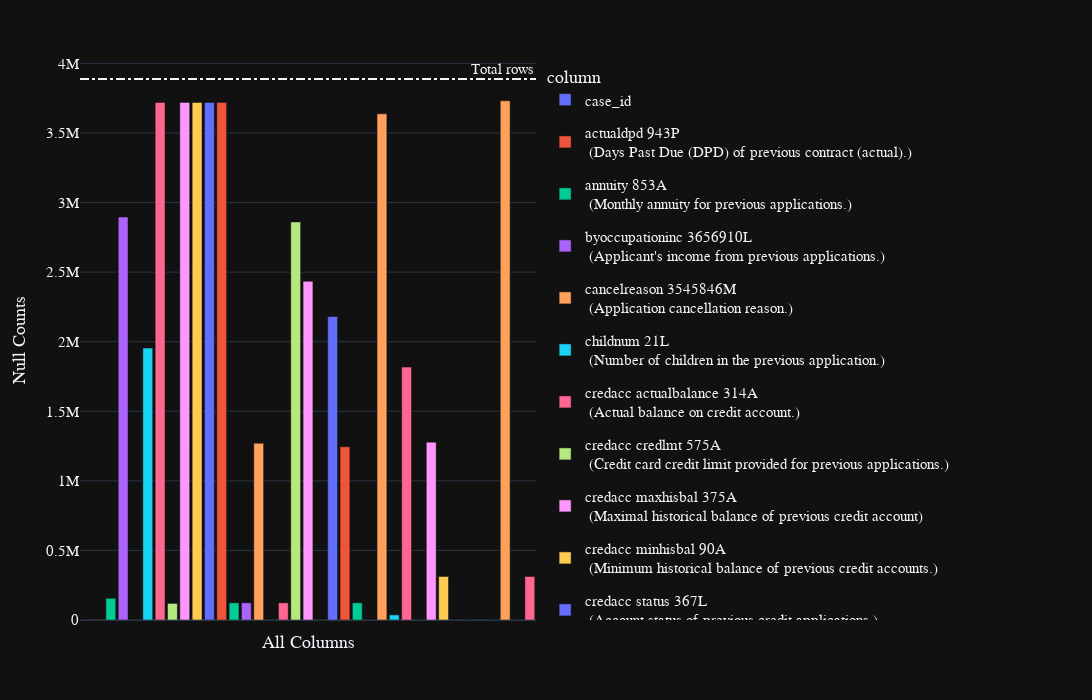

This figure's notebook cell:
### Code cell
display(train_applprev_1.fetch().head())
train_applprev_1.pipe(plot_nulls)
print(gc.collect())

### Figure 1 — Plotly figure (JSON) as saved in the notebook; plotly's stock layout.template omitted (floating-point values rounded to 4 significant figures)
{"data": [{"alignmentgroup": "True", "customdata": [[0]], "hovertemplate": "<b>%{hovertext}</b><br><br>column=%{x}<br>null_counts=%{y}<br>percent=%{customdata[0]}<extra></extra>", "hovertext": ["case_id"], "legendgroup": "case_id", "marker": {"color": "#636efa", "pattern": {"shape": ""}}, "name": "case_id", "offsetgroup": "case_id", "orientation": "v", "showlegend": true, "textposition": "auto", "type": "bar", "x": ["case_id"], "xaxis": "x", "y": [0], "yaxis": "y"}, {"alignmentgroup": "True", "customdata": [[0]], "hovertemplate": "<b>%{hovertext}</b><br><br>column=%{x}<br>null_counts=%{y}<br>percent=%{customdata[0]}<extra></extra>", "hovertext": ["actualdpd 943P <br> (Days Past Due (DPD) of previous contract (actual).)"], "legendgroup": "actualdpd 943P <br> (Days Past Due (DPD) of previous contract (actual).)", "marker": {"color": "#EF553B", "pattern": {"shape": ""}}, "name": "actualdpd 943P <br> (Days Past Due (DPD) of previous contract (actual).)", "offsetgroup": "actualdpd 943P <br> (Days Past Due (DPD) of previous contract (actual).)", "orientation": "v", "showlegend": true, "textposition": "auto", "type": "bar", "x": ["actualdpd 943P <br> (Days Past Due (DPD) of previous contract (actual).)"], "xaxis": "x", "y": [2234], "yaxis": "y"}, {"alignmentgroup": "True", "customdata": [[0.04]], "hovertemplate": "<b>%{hovertext}</b><br><br>column=%{x}<br>null_counts=%{y}<br>percent=%{customdata[0]}<extra></extra>", "hovertext": ["annuity 853A <br> (Monthly annuity for previous applications.)"], "legendgroup": "annuity 853A <br> (Monthly annuity for previous applications.)", "marker": {"color": "#00cc96", "pattern": {"shape": ""}}, "name": "annuity 853A <br> (Monthly annuity for previous applications.)", "offsetgroup": "annuity 853A <br> (Monthly annuity for previous applications.)", "orientation": "v", "showlegend": true, "textposition": "auto", "type": "bar", "x": ["annuity 853A <br> (Monthly annuity for previous applications.)"], "xaxis": "x", "y": [155851], "yaxis": "y"}, {"alignmentgroup": "True", "customdata": [[0.74]], "hovertemplate": "<b>%{hovertext}</b><br><br>column=%{x}<br>null_counts=%{y}<br>percent=%{customdata[0]}<extra></extra>", "hovertext": ["byoccupationinc 3656910L <br> (Applicant's income from previous applications.)"], "legendgroup": "byoccupationinc 3656910L <br> (Applicant's income from previous applications.)", "marker": {"color": "#ab63fa", "pattern": {"shape": ""}}, "name": "byoccupationinc 3656910L <br> (Applicant's income from previous applications.)", "offsetgroup": "byoccupationinc 3656910L <br> (Applicant's income from previous applications.)", "orientation": "v", "showlegend": true, "textposition": "auto", "type": "bar", "x": ["byoccupationinc 3656910L <br> (Applicant's income from previous applications.)"], "xaxis": "x", "y": [2896024], "yaxis": "y"}, {"alignmentgroup": "True", "customdata": [[0]], "hovertemplate": "<b>%{hovertext}</b><br><br>column=%{x}<br>null_counts=%{y}<br>percent=%{customdata[0]}<extra></extra>", "hovertext": ["cancelreason 3545846M <br> (Application cancellation reason.)"], "legendgroup": "cancelreason 3545846M <br> (Application cancellation reason.)", "marker": {"color": "#FFA15A", "pattern": {"shape": ""}}, "name": "cancelreason 3545846M <br> (Application cancellation reason.)", "offsetgroup": "cancelreason 3545846M <br> (Application cancellation reason.)", "orientation": "v", "showlegend": true, "textposition": "auto", "type": "bar", "x": ["cancelreason 3545846M <br> (Application cancellation reason.)"], "xaxis": "x", "y": [0], "yaxis": "y"}, {"alignmentgroup": "True", "customdata": [[0.5]], "hovertemplate": "<b>%{hovertext}</b><br><br>column=%{x}<br>null_counts=%{y}<br>percent=%{customdata[0]}<extra></extra>", "hovertext": ["childnum 21L <br> (Number of children in the previous application.)"], "legendgroup": "childnum 21L <br> (Number of children in the previous application.)", "marker": {"color": "#19d3f3", "pattern": {"shape": ""}}, "name": "childnum 21L <br> (Number of children in the previous application.)", "offsetgroup": "childnum 21L <br> (Number of children in the previous application.)", "orientation": "v", "showlegend": true, "textposition": "auto", "type": "bar", "x": ["childnum 21L <br> (Number of children in the previous application.)"], "xaxis": "x", "y": [1953893], "yaxis": "y"}, {"alignmentgroup": "True", "customdata": [[0.96]], "hovertemplate": "<b>%{hovertext}</b><br><br>column=%{x}<br>null_counts=%{y}<br>percent=%{customdata[0]}<extra></extra>", "hovertext": ["credacc actualbalance 314A <br> (Actual balance on credit account.)"], "legendgroup": "credacc actualbalance 314A <br> (Actual balance on credit account.)", "marker": {"color": "#FF6692", "pattern": {"shape": ""}}, "name": "credacc actualbalance 314A <br> (Actual balance on credit account.)", "offsetgroup": "credacc actualbalance 314A <br> (Actual balance on credit account.)", "orientation": "v", "showlegend": true, "textposition": "auto", "type": "bar", "x": ["credacc actualbalance 314A <br> (Actual balance on credit account.)"], "xaxis": "x", "y": [3719506], "yaxis": "y"}, {"alignmentgroup": "True", "customdata": [[0.03]], "hovertemplate": "<b>%{hovertext}</b><br><br>column=%{x}<br>null_counts=%{y}<br>percent=%{customdata[0]}<extra></extra>", "hovertext": ["credacc credlmt 575A <br> (Credit card credit limit provided for previous applications.)"], "legendgroup": "credacc credlmt 575A <br> (Credit card credit limit provided for previous applications.)", "marker": {"color": "#B6E880", "pattern": {"shape": ""}}, "name": "credacc credlmt 575A <br> (Credit card credit limit provided for previous applications.)", "offsetgroup": "credacc credlmt 575A <br> (Credit card credit limit provided for previous applications.)", "orientation": "v", "showlegend": true, "textposition": "auto", "type": "bar", "x": ["credacc credlmt 575A <br> (Credit card credit limit provided for previous applications.)"], "xaxis": "x", "y": [119070], "yaxis": "y"}, {"alignmentgroup": "True", "customdata": [[0.96]], "hovertemplate": "<b>%{hovertext}</b><br><br>column=%{x}<br>null_counts=%{y}<br>percent=%{customdata[0]}<extra></extra>", "hovertext": ["credacc maxhisbal 375A <br> (Maximal historical balance of previous credit account)"], "legendgroup": "credacc maxhisbal 375A <br> (Maximal historical balance of previous credit account)", "marker": {"color": "#FF97FF", "pattern": {"shape": ""}}, "name": "credacc maxhisbal 375A <br> (Maximal historical balance of previous credit account)", "offsetgroup": "credacc maxhisbal 375A <br> (Maximal historical balance of previous credit account)", "orientation": "v", "showlegend": true, "textposition": "auto", "type": "bar", "x": ["credacc maxhisbal 375A <br> (Maximal historical balance of previous credit account)"], "xaxis": "x", "y": [3719506], "yaxis": "y"}, {"alignmentgroup": "True", "customdata": [[0.96]], "hovertemplate": "<b>%{hovertext}</b><br><br>column=%{x}<br>null_counts=%{y}<br>percent=%{customdata[0]}<extra></extra>", "hovertext": ["credacc minhisbal 90A <br> (Minimum historical balance of previous credit accounts.)"], "legendgroup": "credacc minhisbal 90A <br> (Minimum historical balance of previous credit accounts.)", "marker": {"color": "#FECB52", "pattern": {"shape": ""}}, "name": "credacc minhisbal 90A <br> (Minimum historical balance of previous credit accounts.)", "offsetgroup": "credacc minhisbal 90A <br> (Minimum historical balance of previous credit accounts.)", "orientation": "v", "showlegend": true, "textposition": "auto", "type": "bar", "x": ["credacc minhisbal 90A <br> (Minimum historical balance of previous credit accounts.)"], "xaxis": "x", "y": [3719506], "yaxis": "y"}, {"alignmentgroup": "True", "customdata": [[0.96]], "hovertemplate": "<b>%{hovertext}</b><br><br>column=%{x}<br>null_counts=%{y}<br>percent=%{customdata[0]}<extra></extra>", "hovertext": ["credacc status 367L <br> (Account status of previous credit applications.)"], "legendgroup": "credacc status 367L <br> (Account status of previous credit applications.)", "marker": {"color": "#636efa", "pattern": {"shape": ""}}, "name": "credacc status 367L <br> (Account status of previous credit applications.)", "offsetgroup": "credacc status 367L <br> (Account status of previous credit applications.)", "orientation": "v", "showlegend": true, "textposition": "auto", "type": "bar", "x": ["credacc status 367L <br> (Account status of previous credit applications.)"], "xaxis": "x", "y": [3719506], "yaxis": "y"}, {"alignmentgroup": "True", "customdata": [[0.96]], "hovertemplate": "<b>%{hovertext}</b><br><br>column=%{x}<br>null_counts=%{y}<br>percent=%{customdata[0]}<extra></extra>", "hovertext": ["credacc transactions 402L <br> (Number of transactions made with the previous credit account of the applicant.)"], "legendgroup": "credacc transactions 402L <br> (Number of transactions made with the previous credit account of the applicant.)", "marker": {"color": "#EF553B", "pattern": {"shape": ""}}, "name": "credacc transactions 402L <br> (Number of transactions made with the previous credit account of the applicant.)", "offsetgroup": "credacc transactions 402L <br> (Number of transactions made with the previous credit account of the applicant.)", "orientation": "v", "showlegend": true, "textposition": "auto", "type": "bar", "x": ["credacc transactions 402L <br> (Number of transactions made with the previous credit account of the applicant.)"], "xaxis": "x", "y": [3719506], "yaxis": "y"}, {"alignmentgroup": "True", "customdata": [[0.03]], "hovertemplate": "<b>%{hovertext}</b><br><br>column=%{x}<br>null_counts=%{y}<br>percent=%{customdata[0]}<extra></extra>", "hovertext": ["credamount 590A <br> (Loan amount or card limit of previous applications.)"], "legendgroup": "credamount 590A <br> (Loan amount or card limit of previous applications.)", "marker": {"color": "#00cc96", "pattern": {"shape": ""}}, "name": "credamount 590A <br> (Loan amount or card limit of previous applications.)", "offsetgroup": "credamount 590A <br> (Loan amount or card limit of previous applications.)", "orientation": "v", "showlegend": true, "textposition": "auto", "type": "bar", "x": ["credamount 590A <br> (Loan amount or card limit of previous applications.)"], "xaxis": "x", "y": [123329], "yaxis": "y"}, {"alignmentgroup": "True", "customdata": [[0.03]], "hovertemplate": "<b>%{hovertext}</b><br><br>column=%{x}<br>null_counts=%{y}<br>percent=%{customdata[0]}<extra></extra>", "hovertext": ["credtype 587L <br> (Credit type of previous application.)"], "legendgroup": "credtype 587L <br> (Credit type of previous application.)", "marker": {"color": "#ab63fa", "pattern": {"shape": ""}}, "name": "credtype 587L <br> (Credit type of previous application.)", "offsetgroup": "credtype 587L <br> (Credit type of previous application.)", "orientation": "v", "showlegend": true, "textposition": "auto", "type": "bar", "x": ["credtype 587L <br> (Credit type of previous application.)"], "xaxis": "x", "y": [123329], "yaxis": "y"}, {"alignmentgroup": "True", "customdata": [[0.33]], "hovertemplate": "<b>%{hovertext}</b><br><br>column=%{x}<br>null_counts=%{y}<br>percent=%{customdata[0]}<extra></extra>", "hovertext": ["currdebt 94A <br> (Previous application's current debt.)"], "legendgroup": "currdebt 94A <br> (Previous application's current debt.)", "marker": {"color": "#FFA15A", "pattern": {"shape": ""}}, "name": "currdebt 94A <br> (Previous application's current debt.)", "offsetgroup": "currdebt 94A <br> (Previous application's current debt.)", "orientation": "v", "showlegend": true, "textposition": "auto", "type": "bar", "x": ["currdebt 94A <br> (Previous application's current debt.)"], "xaxis": "x", "y": [1270377], "yaxis": "y"}, {"alignmentgroup": "True", "customdata": [[0]], "hovertemplate": "<b>%{hovertext}</b><br><br>column=%{x}<br>null_counts=%{y}<br>percent=%{customdata[0]}<extra></extra>", "hovertext": ["district 544M <br> (District of the address used in the previous loan application.)"], "legendgroup": "district 544M <br> (District of the address used in the previous loan application.)", "marker": {"color": "#19d3f3", "pattern": {"shape": ""}}, "name": "district 544M <br> (District of the address used in the previous loan application.)", "offsetgroup": "district 544M <br> (District of the address used in the previous loan application.)", "orientation": "v", "showlegend": true, "textposition": "auto", "type": "bar", "x": ["district 544M <br> (District of the address used in the previous loan application.)"], "xaxis": "x", "y": [0], "yaxis": "y"}, {"alignmentgroup": "True", "customdata": [[0.03]], "hovertemplate": "<b>%{hovertext}</b><br><br>column=%{x}<br>null_counts=%{y}<br>percent=%{customdata[0]}<extra></extra>", "hovertext": ["downpmt 134A <br> (Previous application downpayment amount.)"], "legendgroup": "downpmt 134A <br> (Previous application downpayment amount.)", "marker": {"color": "#FF6692", "pattern": {"shape": ""}}, "name": "downpmt 134A <br> (Previous application downpayment amount.)", "offsetgroup": "downpmt 134A <br> (Previous application downpayment amount.)", "orientation": "v", "showlegend": true, "textposition": "auto", "type": "bar", "x": ["downpmt 134A <br> (Previous application downpayment amount.)"], "xaxis": "x", "y": [123329], "yaxis": "y"}, {"alignmentgroup": "True", "customdata": [[0.74]], "hovertemplate": "<b>%{hovertext}</b><br><br>column=%{x}<br>null_counts=%{y}<br>percent=%{customdata[0]}<extra></extra>", "hovertext": ["dtlastpmt 581D <br> (Date of last payment made by the applicant.)"], "legendgroup": "dtlastpmt 581D <br> (Date of last payment made by the applicant.)", "marker": {"color": "#B6E880", "pattern": {"shape": ""}}, "name": "dtlastpmt 581D <br> (Date of last payment made by the applicant.)", "offsetgroup": "dtlastpmt 581D <br> (Date of last payment made by the applicant.)", "orientation": "v", "showlegend": true, "textposition": "auto", "type": "bar", "x": ["dtlastpmt 581D <br> (Date of last payment made by the applicant.)"], "xaxis": "x", "y": [2860375], "yaxis": "y"}, {"alignmentgroup": "True", "customdata": [[0.63]], "hovertemplate": "<b>%{hovertext}</b><br><br>column=%{x}<br>null_counts=%{y}<br>percent=%{customdata[0]}<extra></extra>", "hovertext": ["dtlastpmtallstes 3545839D <br> (Date of the applicant's last payment.)"], "legendgroup": "dtlastpmtallstes 3545839D <br> (Date of the applicant's last payment.)", "marker": {"color": "#FF97FF", "pattern": {"shape": ""}}, "name": "dtlastpmtallstes 3545839D <br> (Date of the applicant's last payment.)", "offsetgroup": "dtlastpmtallstes 3545839D <br> (Date of the applicant's last payment.)", "orientation": "v", "showlegend": true, "textposition": "auto", "type": "bar", "x": ["dtlastpmtallstes 3545839D <br> (Date of the applicant's last payment.)"], "xaxis": "x", "y": [2434155], "yaxis": "y"}, {"alignmentgroup": "True", "customdata": [[0]], "hovertemplate": "<b>%{hovertext}</b><br><br>column=%{x}<br>null_counts=%{y}<br>percent=%{customdata[0]}<extra></extra>", "hovertext": ["education 1138M <br> (Applicant's education level from their previous application.)"], "legendgroup": "education 1138M <br> (Applicant's education level from their previous application.)", "marker": {"color": "#FECB52", "pattern": {"shape": ""}}, "name": "education 1138M <br> (Applicant's education level from their previous application.)", "offsetgroup": "education 1138M <br> (Applicant's education level from their previous application.)", "orientation": "v", "showlegend": true, "textposition": "auto", "type": "bar", "x": ["education 1138M <br> (Applicant's education level from their previous application.)"], "xaxis": "x", "y": [0], "yaxis": "y"}, {"alignmentgroup": "True", "customdata": [[0.56]], "hovertemplate": "<b>%{hovertext}</b><br><br>column=%{x}<br>null_counts=%{y}<br>percent=%{customdata[0]}<extra></extra>", "hovertext": ["employedfrom 700D <br> (Employment start date from the previous application.)"], "legendgroup": "employedfrom 700D <br> (Employment start date from the previous application.)", "marker": {"color": "#636efa", "pattern": {"shape": ""}}, "name": "employedfrom 700D <br> (Employment start date from the previous application.)", "offsetgroup": "employedfrom 700D <br> (Employment start date from the previous application.)", "orientation": "v", "showlegend": true, "textposition": "auto", "type": "bar", "x": ["employedfrom 700D <br> (Employment start date from the previous application.)"], "xaxis": "x", "y": [2180869], "yaxis": "y"}, {"alignmentgroup": "True", "customdata": [[0.32]], "hovertemplate": "<b>%{hovertext}</b><br><br>column=%{x}<br>null_counts=%{y}<br>percent=%{customdata[0]}<extra></extra>", "hovertext": ["familystate 726L <br> (Family State in previous application of applicant.)"], "legendgroup": "familystate 726L <br> (Family State in previous application of applicant.)", "marker": {"color": "#EF553B", "pattern": {"shape": ""}}, "name": "familystate 726L <br> (Family State in previous application of applicant.)", "offsetgroup": "familystate 726L <br> (Family State in previous application of applicant.)", "orientation": "v", "showlegend": true, "textposition": "auto", "type": "bar", "x": ["familystate 726L <br> (Family State in previous application of applicant.)"], "xaxis": "x", "y": [1245201], "yaxis": "y"}, {"alignmentgroup": "True", "customdata": [[0.03]], "hovertemplate": "<b>%{hovertext}</b><br><br>column=%{x}<br>null_counts=%{y}<br>percent=%{customdata[0]}<extra></extra>", "hovertext": ["inittransactioncode 279L <br> (Type of the initial transaction made in the previous application of the client.)"], "legendgroup": "inittransactioncode 279L <br> (Type of the initial transaction made in the previous application of the client.)", "marker": {"color": "#00cc96", "pattern": {"shape": ""}}, "name": "inittransactioncode 279L <br> (Type of the initial transaction made in the previous application of the client.)", "offsetgroup": "inittransactioncode 279L <br> (Type of the initial transaction made in the previous application of the client.)", "orientation": "v", "showlegend": true, "textposition": "auto", "type": "bar", "x": ["inittransactioncode 279L <br> (Type of the initial transaction made in the previous application of the client.)"], "xaxis": "x", "y": [123329], "yaxis": "y"}, {"alignmentgroup": "True", "customdata": [[0]], "hovertemplate": "<b>%{hovertext}</b><br><br>column=%{x}<br>null_counts=%{y}<br>percent=%{customdata[0]}<extra></extra>", "hovertext": ["isbidproduct 390L <br> (Flag for determining if the product is a cross-sell in previous applications.)"], "legendgroup": "isbidproduct 390L <br> (Flag for determining if the product is a cross-sell in previous applications.)", "marker": {"color": "#ab63fa", "pattern": {"shape": ""}}, "name": "isbidproduct 390L <br> (Flag for determining if the product is a cross-sell in previous applications.)", "offsetgroup": "isbidproduct 390L <br> (Flag for determining if the product is a cross-sell in previous applications.)", "orientation": "v", "showlegend": true, "textposition": "auto", "type": "bar", "x": ["isbidproduct 390L <br> (Flag for determining if the product is a cross-sell in previous applications.)"], "xaxis": "x", "y": [35], "yaxis": "y"}, {"alignmentgroup": "True", "customdata": [[0.94]], "hovertemplate": "<b>%{hovertext}</b><br><br>column=%{x}<br>null_counts=%{y}<br>percent=%{customdata[0]}<extra></extra>", "hovertext": ["isdebitcard 527L <br> (Previous application flag indicating if product being applied for is a debit card.)"], "legendgroup": "isdebitcard 527L <br> (Previous application flag indicating if product being applied for is a debit card.)", "marker": {"color": "#FFA15A", "pattern": {"shape": ""}}, "name": "isdebitcard 527L <br> (Previous application flag indicating if product being applied for is a debit card.)", "offsetgroup": "isdebitcard 527L <br> (Previous application flag indicating if product being applied for is a debit card.)", "orientation": "v", "showlegend": true, "textposition": "auto", "type": "bar", "x": ["isdebitcard 527L <br> (Previous application flag indicating if product being applied for is a debit card.)"], "xaxis": "x", "y": [3637550], "yaxis": "y"}, {"alignmentgroup": "True", "customdata": [[0.01]], "hovertemplate": "<b>%{hovertext}</b><br><br>column=%{x}<br>null_counts=%{y}<br>percent=%{customdata[0]}<extra></extra>", "hovertext": ["mainoccupationinc 437A <br> (Client's main income amount in their previous application.)"], "legendgroup": "mainoccupationinc 437A <br> (Client's main income amount in their previous application.)", "marker": {"color": "#19d3f3", "pattern": {"shape": ""}}, "name": "mainoccupationinc 437A <br> (Client's main income amount in their previous application.)", "offsetgroup": "mainoccupationinc 437A <br> (Client's main income amount in their previous application.)", "orientation": "v", "showlegend": true, "textposition": "auto", "type": "bar", "x": ["mainoccupationinc 437A <br> (Client's main income amount in their previous application.)"], "xaxis": "x", "y": [36612], "yaxis": "y"}, {"alignmentgroup": "True", "customdata": [[0.47]], "hovertemplate": "<b>%{hovertext}</b><br><br>column=%{x}<br>null_counts=%{y}<br>percent=%{customdata[0]}<extra></extra>", "hovertext": ["maxdpdtolerance 577P <br> (Maximum DPD with tolerance (on previous application/s).)"], "legendgroup": "maxdpdtolerance 577P <br> (Maximum DPD with tolerance (on previous application/s).)", "marker": {"color": "#FF6692", "pattern": {"shape": ""}}, "name": "maxdpdtolerance 577P <br> (Maximum DPD with tolerance (on previous application/s).)", "offsetgroup": "maxdpdtolerance 577P <br> (Maximum DPD with tolerance (on previous application/s).)", "orientation": "v", "showlegend": true, "textposition": "auto", "type": "bar", "x": ["maxdpdtolerance 577P <br> (Maximum DPD with tolerance (on previous application/s).)"], "xaxis": "x", "y": [1817378], "yaxis": "y"}, {"alignmentgroup": "True", "customdata": [[0]], "hovertemplate": "<b>%{hovertext}</b><br><br>column=%{x}<br>null_counts=%{y}<br>percent=%{customdata[0]}<extra></extra>", "hovertext": ["num_group1"], "legendgroup": "num_group1", "marker": {"color": "#B6E880", "pattern": {"shape": ""}}, "name": "num_group1", "offsetgroup": "num_group1", "orientation": "v", "showlegend": true, "textposition": "auto", "type": "bar", "x": ["num_group1"], "xaxis": "x", "y": [0], "yaxis": "y"}, {"alignmentgroup": "True", "customdata": [[0.33]], "hovertemplate": "<b>%{hovertext}</b><br><br>column=%{x}<br>null_counts=%{y}<br>percent=%{customdata[0]}<extra></extra>", "hovertext": ["outstandingdebt 522A <br> (Amount of outstanding debt on the client's previous application.)"], "legendgroup": "outstandingdebt 522A <br> (Amount of outstanding debt on the client's previous application.)", "marker": {"color": "#FF97FF", "pattern": {"shape": ""}}, "name": "outstandingdebt 522A <br> (Amount of outstanding debt on the client's previous application.)", "offsetgroup": "outstandingdebt 522A <br> (Amount of outstanding debt on the client's previous application.)", "orientation": "v", "showlegend": true, "textposition": "auto", "type": "bar", "x": ["outstandingdebt 522A <br> (Amount of outstanding debt on the client's previous application.)"], "xaxis": "x", "y": [1277922], "yaxis": "y"}, {"alignmentgroup": "True", "customdata": [[0.08]], "hovertemplate": "<b>%{hovertext}</b><br><br>column=%{x}<br>null_counts=%{y}<br>percent=%{customdata[0]}<extra></extra>", "hovertext": ["pmtnum 8L <br> (Number of payments made for the previous application.)"], "legendgroup": "pmtnum 8L <br> (Number of payments made for the previous application.)", "marker": {"color": "#FECB52", "pattern": {"shape": ""}}, "name": "pmtnum 8L <br> (Number of payments made for the previous application.)", "offsetgroup": "pmtnum 8L <br> (Number of payments made for the previous application.)", "orientation": "v", "showlegend": true, "textposition": "auto", "type": "bar", "x": ["pmtnum 8L <br> (Number of payments made for the previous application.)"], "xaxis": "x", "y": [312833], "yaxis": "y"}, {"alignmentgroup": "True", "customdata": [[0]], "hovertemplate": "<b>%{hovertext}</b><br><br>column=%{x}<br>null_counts=%{y}<br>percent=%{customdata[0]}<extra></extra>", "hovertext": ["postype 4733339M <br> (Type of point of sale.)"], "legendgroup": "postype 4733339M <br> (Type of point of sale.)", "marker": {"color": "#636efa", "pattern": {"shape": ""}}, "name": "postype 4733339M <br> (Type of point of sale.)", "offsetgroup": "postype 4733339M <br> (Type of point of sale.)", "orientation": "v", "showlegend": true, "textposition": "auto", "type": "bar", "x": ["postype 4733339M <br> (Type of point of sale.)"], "xaxis": "x", "y": [0], "yaxis": "y"}, {"alignmentgroup": "True", "customdata": [[0]], "hovertemplate": "<b>%{hovertext}</b><br><br>column=%{x}<br>null_counts=%{y}<br>percent=%{customdata[0]}<extra></extra>", "hovertext": ["profession 152M <br> (Profession of the client during their previous loan application.)"], "legendgroup": "profession 152M <br> (Profession of the client during their previous loan application.)", "marker": {"color": "#EF553B", "pattern": {"shape": ""}}, "name": "profession 152M <br> (Profession of the client during their previous loan application.)", "offsetgroup": "profession 152M <br> (Profession of the client during their previous loan application.)", "orientation": "v", "showlegend": true, "textposition": "auto", "type": "bar", "x": ["profession 152M <br> (Profession of the client during their previous loan application.)"], "xaxis": "x", "y": [0], "yaxis": "y"}, {"alignmentgroup": "True", "customdata": [[0]], "hovertemplate": "<b>%{hovertext}</b><br><br>column=%{x}<br>null_counts=%{y}<br>percent=%{customdata[0]}<extra></extra>", "hovertext": ["rejectreason 755M <br> (Reason for previous application rejection.)"], "legendgroup": "rejectreason 755M <br> (Reason for previous application rejection.)", "marker": {"color": "#00cc96", "pattern": {"shape": ""}}, "name": "rejectreason 755M <br> (Reason for previous application rejection.)", "offsetgroup": "rejectreason 755M <br> (Reason for previous application rejection.)", "orientation": "v", "showlegend": true, "textposition": "auto", "type": "bar", "x": ["rejectreason 755M <br> (Reason for previous application rejection.)"], "xaxis": "x", "y": [0], "yaxis": "y"}, {"alignmentgroup": "True", "customdata": [[0]], "hovertemplate": "<b>%{hovertext}</b><br><br>column=%{x}<br>null_counts=%{y}<br>percent=%{customdata[0]}<extra></extra>", "hovertext": ["rejectreasonclient 4145042M <br> (Reason for rejection of the client's previous application.)"], "legendgroup": "rejectreasonclient 4145042M <br> (Reason for rejection of the client's previous application.)", "marker": {"color": "#ab63fa", "pattern": {"shape": ""}}, "name": "rejectreasonclient 4145042M <br> (Reason for rejection of the client's previous application.)", "offsetgroup": "rejectreasonclient 4145042M <br> (Reason for rejection of the client's previous application.)", "orientation": "v", "showlegend": true, "textposition": "auto", "type": "bar", "x": ["rejectreasonclient 4145042M <br> (Reason for rejection of the client's previous application.)"], "xaxis": "x", "y": [0], "yaxis": "y"}, {"alignmentgroup": "True", "customdata": [[0.96]], "hovertemplate": "<b>%{hovertext}</b><br><br>column=%{x}<br>null_counts=%{y}<br>percent=%{customdata[0]}<extra></extra>", "hovertext": ["revolvingaccount 394A <br> (Revolving account that was present in the applicant's previous application.)"], "legendgroup": "revolvingaccount 394A <br> (Revolving account that was present in the applicant's previous application.)", "marker": {"color": "#FFA15A", "pattern": {"shape": ""}}, "name": "revolvingaccount 394A <br> (Revolving account that was present in the applicant's previous application.)", "offsetgroup": "revolvingaccount 394A <br> (Revolving account that was present in the applicant's previous application.)", "orientation": "v", "showlegend": true, "textposition": "auto", "type": "bar", "x": ["revolvingaccount 394A <br> (Revolving account that was present in the applicant's previous application.)"], "xaxis": "x", "y": [3731033], "yaxis": "y"}, {"alignmentgroup": "True", "customdata": [[0]], "hovertemplate": "<b>%{hovertext}</b><br><br>column=%{x}<br>null_counts=%{y}<br>percent=%{customdata[0]}<extra></extra>", "hovertext": ["status 219L <br> (Previous application status.)"], "legendgroup": "status 219L <br> (Previous application status.)", "marker": {"color": "#19d3f3", "pattern": {"shape": ""}}, "name": "status 219L <br> (Previous application status.)", "offsetgroup": "status 219L <br> (Previous application status.)", "orientation": "v", "showlegend": true, "textposition": "auto", "type": "bar", "x": ["status 219L <br> (Previous application status.)"], "xaxis": "x", "y": [35], "yaxis": "y"}, {"alignmentgroup": "True", "customdata": [[0.08]], "hovertemplate": "<b>%{hovertext}</b><br><br>column=%{x}<br>null_counts=%{y}<br>percent=%{customdata[0]}<extra></extra>", "hovertext": ["tenor 203L <br> (Number of instalments in the previous application.)"], "legendgroup": "tenor 203L <br> (Number of instalments in the previous application.)", "marker": {"color": "#FF6692", "pattern": {"shape": ""}}, "name": "tenor 203L <br> (Number of instalments in the previous application.)", "offsetgroup": "tenor 203L <br> (Number of instalments in the previous application.)", "orientation": "v", "showlegend": true, "textposition": "auto", "type": "bar", "x": ["tenor 203L <br> (Number of instalments in the previous application.)"], "xaxis": "x", "y": [312833], "yaxis": "y"}], "layout": {"annotations": [{"showarrow": false, "text": "Total rows", "x": 1, "xanchor": "right", "xref": "x domain", "y": 3887684, "yanchor": "bottom", "yref": "y"}], "barmode": "relative", "height": 700, "legend": {"title": {"text": "column"}, "tracegroupgap": 10}, "margin": {"t": 60}, "shapes": [{"line": {"dash": "dashdot"}, "type": "line", "x0": 0, "x1": 1, "xref": "x domain", "y0": 3887684, "y1": 3887684, "yref": "y"}], "showlegend": true, "width": 3000, "xaxis": {"anchor": "y", "categoryarray": ["case_id", "actualdpd 943P <br> (Days Past Due (DPD) of previous contract (actual).)", "annuity 853A <br> (Monthly annuity for previous applications.)", "byoccupationinc 3656910L <br> (Applicant's income from previous applications.)", "cancelreason 3545846M <br> (Application cancellation reason.)", "childnum 21L <br> (Number of children in the previous application.)", "credacc actualbalance 314A <br> (Actual balance on credit account.)", "credacc credlmt 575A <br> (Credit card credit limit provided for previous applications.)", "credacc maxhisbal 375A <br> (Maximal historical balance of previous credit account)", "credacc minhisbal 90A <br> (Minimum historical balance of previous credit accounts.)", "credacc status 367L <br> (Account status of previous credit applications.)", "credacc transactions 402L <br> (Number of transactions made with the previous credit account of the applicant.)", "credamount 590A <br> (Loan amount or card limit of previous applications.)", "credtype 587L <br> (Credit type of previous application.)", "currdebt 94A <br> (Previous application's current debt.)", "district 544M <br> (District of the address used in the previous loan application.)", "downpmt 134A <br> (Previous application downpayment amount.)", "dtlastpmt 581D <br> (Date of last payment made by the applicant.)", "dtlastpmtallstes 3545839D <br> (Date of the applicant's last payment.)", "education 1138M <br> (Applicant's education level from their previous application.)", "employedfrom 700D <br> (Employment start date from the previous application.)", "familystate 726L <br> (Family State in previous application of applicant.)", "inittransactioncode 279L <br> (Type of the initial transaction made in the previous application of the client.)", "isbidproduct 390L <br> (Flag for determining if the product is a cross-sell in previous applications.)", "isdebitcard 527L <br> (Previous application flag indicating if product being applied for is a debit card.)", "mainoccupationinc 437A <br> (Client's main income amount in their previous application.)", "maxdpdtolerance 577P <br> (Maximum DPD with tolerance (on previous application/s).)", "num_group1", "outstandingdebt 522A <br> (Amount of outstanding debt on the client's previous application.)", "pmtnum 8L <br> (Number of payments made for the previous application.)", "postype 4733339M <br> (Type of point of sale.)", "profession 152M <br> (Profession of the client during their previous loan application.)", "rejectreason 755M <br> (Reason for previous application rejection.)", "rejectreasonclient 4145042M <br> (Reason for rejection of the client's previous application.)", "revolvingaccount 394A <br> (Revolving account that was present in the applicant's previous application.)", "status 219L <br> (Previous application status.)", "tenor 203L <br> (Number of instalments in the previous application.)"], "categoryorder": "array", "domain": [0, 1], "showticklabels": false, "title": {"text": "All Columns"}}, "yaxis": {"anchor": "x", "domain": [0, 1], "title": {"text": "Null Counts"}}}}
